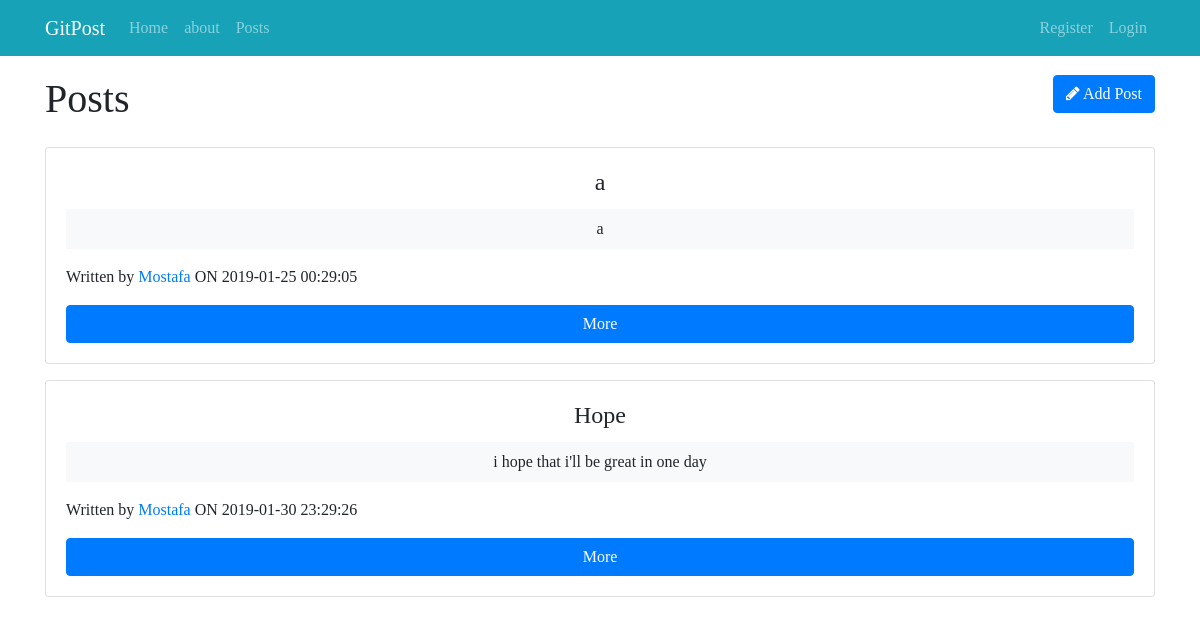
The page /profiles/1 on the database its author committed.
### tables this page shows
CREATE TABLE `posts` (
  `id` int(11) NOT NULL,
  `user_id` int(11) DEFAULT NULL,
  `title` varchar(255) DEFAULT NULL,
  `body` varchar(255) DEFAULT NULL,
  `created_at` timestamp NOT NULL DEFAULT CURRENT_TIMESTAMP
);

CREATE TABLE `users` (
  `id` int(11) NOT NULL,
  `firstName` varchar(255) NOT NULL,
  `lastName` varchar(255) NOT NULL,
  `email` varchar(90) NOT NULL,
  `phoneNumber` varchar(50) NOT NULL,
  `password` varchar(255) NOT NULL,
  `created_at` timestamp NOT NULL DEFAULT CURRENT_TIMESTAMP
);

### app/controller/Profiles.php (called while the page is built)
<?php
 class Profiles extends Controller{
    public function __construct(){
        $this->profileModel = $this->model('Profile');
    }
    public function index($id){
         $posts =$this->profileModel->getPosts($id);
         $data=[
             'posts'=>$posts
         ];
         $this->view('profiles/index',$data);
    }
 }

### app/libraries/Core.php (called while the page is built, shortened)
<?php
 class Core{
     protected $currentMethod = "index";
    public function __construct(){
        $url = $this->getUrl();
        if(file_exists('../app/controller/'.ucwords($url[0]).'.php')){
            unset($url[0]);
        }
        $this->currentController = new  $this->currentController;
        $this->params = $url ? array_values($url) : [];
        call_user_func_array([$this->currentController,$this->currentMethod],$this->params);
    }
     public function getUrl(){
         if(isset($_GET['url'])){
             $url = $_GET['url'];
             $url = rtrim($url,'/');
             $url = filter_var($url,FILTER_SANITIZE_URL);
             $url = explode('/',$url);
             return $url;
         }
     }
 }

### public/index.php (called while the page is built, shortened)
<?php
$init = new Core();

### app/libraries/Database.php (called while the page is built, shortened)
<?php
 class Database{
     protected $dbname = dbname;
     protected $password = password;
     protected $user = user;
     protected $host = host;
     protected $charset = charset;
     protected $stmt;
     protected $dbh;
     public function __construct(){
        $dsn = 'mysql:host='.$this->host.';dbname='.$this->dbname.';charset='.$this->charset;
        $options = [
            PDO::ATTR_ERRMODE => PDO::ERRMODE_EXCEPTION,
            PDO::MYSQL_ATTR_INIT_COMMAND => 'SET NAMES UTF8'
        ];
        try{
            $this->dbh = new PDO($dsn,$this->user,$this->password,$options);
        }catch(PDOException $e){
            die('Faild To Connect '.$e->getMessage(). '<br> at line '. $e->getLine() );
        }
     }
     public function query($sql){
         $this->stmt = $this->dbh->prepare($sql);
     }
     public function bind($params, $values, $type=null ){
        if(is_null($type)){
            switch($values){
                default:
                    $type = PDO::PARAM_STR;
                    break;
            }
        }
        $this->stmt->bindValue($params,$values,$type);
     }
     public function execute(){
         return $this->stmt->execute();
     }
     public function resultSet(){
         $this->execute();
         return $this->stmt->fetchAll(PDO::FETCH_OBJ);
     }
 }

### app/models/Profile.php (called while the page is built)
<?php
 class Profile{
     public function __construct(){
         $this->db = new Database;
     }
     public function getPosts($id){
        $this->db->query('SELECT *,
           posts.id as postId,
           users.id as userId,
           posts.created_at as postCreated,
           users.created_at as userCreated,
           posts.user_id as postOwner
         FROM posts
           join users
           ON posts.user_id = users.id
           WHERE posts.user_id = :id');
        $this->db->bind(':id',$id);
               $results = $this->db->resultSet();
           return $results;
    }
 }

### app/views/profiles/index.php (the view, shortened to what this page needs)
<?php require_once APPROOT.'/views/inc/header.php'; ?>
<div class="row mb-3">
    <div class="col-md-6">
        <h1>Posts</h1>
    </div>
    <div class="col-md-6">
        <a href="<?php echo URLROOT;?>/posts/addPost" class="btn btn-primary pull-right">
        <i class="fa fa-pencil"></i> Add Post</a>
    </div>
</div>
<?php foreach($data['posts'] as $post): ?>
    <div class="card card-body mb-3 text-center">
        <h4 class="card-title" ><?php echo $post->title;?></h4>
        <div class="bg-light p-2 mb-3">
        <p class="card-text"><?php echo $post->body;?></p>
        </div>
        <p class="text-left">Written by <a href="<?php echo URLROOT;?>/profiles/<?php echo $post->postOwner?>"><?php echo ucwords($post->firstName);?> </a>ON <?php echo $post->postCreated; ?></p>
        <a href="<?php echo URLROOT;?>/posts/showPost/<?php echo $post->postId;?>" class="btn btn-primary">More</a>
    </div>
<?php endforeach;?>
<?php require_once  APPROOT.'/views/inc/footer.php'; ?>

### public/css/style.css (style rules this page uses)
body { font-family: 'Bitter', serif; }

### rows shown on the page
posts: title "a", body "a", user.firstName "Mostafa", created_at "2019-01-25 00:29:05"
posts: title "Hope", body "i hope that i'll be great in one day", user.firstName "Mostafa", created_at "2019-01-30 23:29:26"

### other values the page prints
SITENAME "GitPost"
